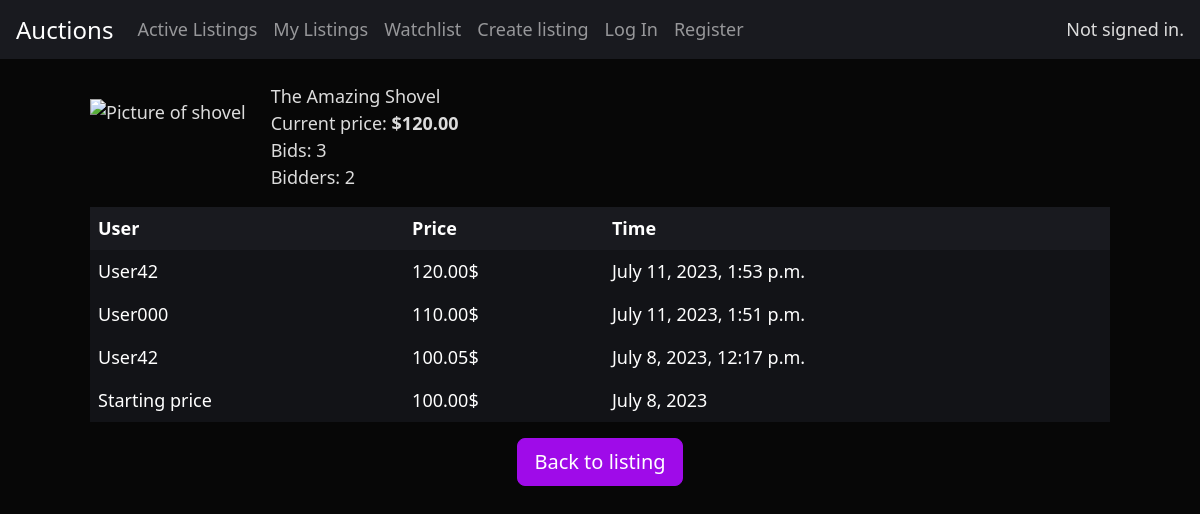
/1/bids, run on the app's committed database.
### auctions/models.py (models this page shows, shortened)
class Listing(models.Model):
    owner = models.ForeignKey(User, on_delete=models.CASCADE, related_name="owner")
    title = models.CharField(max_length=64)
    description = models.TextField()
    start_bid = models.DecimalField(max_digits=20, decimal_places=2)
    image = models.URLField(max_length=256)
    bids = models.ManyToManyField(Bid, blank=True, related_name="bids")
    time = models.OneToOneField(Time, on_delete=models.SET_NULL, null=True)
    condition = models.CharField(
        max_length=16, null=True, choices=CONDITION_CHOICES
    )
    category = models.CharField(
        max_length=32, default=None, null=True, blank=True, choices=CATEGORY_CHOICES
    )
    active_status = models.CharField(
        max_length=16, default="active", choices=STATUS_CHOICES
    )
    watchlist = models.ManyToManyField(User, blank=True, related_name="watching_users")
    comments = models.ManyToManyField(Comment, blank=True, related_name="comments")
    winner = models.OneToOneField(
        User, on_delete=models.SET_NULL, blank=True, null=True, default=None
    )

class Bid(models.Model):
    price = models.DecimalField(max_digits=10, decimal_places=2)
    time = models.DateTimeField(auto_now=True)
    user = models.ForeignKey(User, on_delete=models.CASCADE, related_name="user")

class User(AbstractUser):
    pass

class Time(models.Model):
    update_time = models.DateField(auto_now=True)
    creation_time = models.DateField(auto_now=True)

### auctions/views.py (the view)
# urls.py: path("<int:listing_id>/bids", views.bids, name="bids"),
def bids(request, listing_id):
    if request.method == "GET":
        listing = Listing.objects.get(pk=listing_id)
        bids = listing.bids.all().order_by('-price')
        return render(request, "auctions/bids.html", {
            "bids": bids,
            "listing": listing,
            "bidders": listing.bids.values('user').distinct().count(),
        })

### auctions/templates/auctions/bids.html
{% extends 'auctions/layout.html' %}
{% block body %}
<div class="mx-lg-5">
    <section class="row g-3 mt-3">
        {% if listing.image %}
            <div class="col-sm-3 col-md-2">
                {% include "auctions/helpers/image_listing.html" %}
            </div>
        {% endif %}
        <div class="px-3 col d-flex align-items-center m-0">
            <div>
                <div>
                    {{ listing.title }}
                </div>
                <div>
                    Current price:
                    <strong>
                        {% if bids.exists %}
                        ${{ bids.first.price }}
                        {% else %}
                        ${{ listing.start_bid }}
                        {% endif %}
                    </strong>
                </div>
                <div>Bids: {{ bids.count }}</div>
                <div>Bidders: {{ bidders }}</div>
            </div>
        </div>
    </section>
    <section class="mt-3">
        <table class="table table-borderless table-dark">
            <thead>
                <tr>
                    <th class="bg-accent">User</th>
                    <th class="bg-accent">Price</th>
                    <th class="bg-accent">Time</th>
                </tr>
            </thead>
            {% for bid in bids %}
                <tr>
                    <td class="bg-secondary">{{ bid.user.username }}</td>
                    <td class="bg-secondary">{{ bid.price }}$</td>
                    <td class="bg-secondary">{{ bid.time }}</td>
                </tr>
            {% endfor %}
            <tr>
                <td class="bg-secondary">Starting price</td>
                <td class="bg-secondary">{{ listing.start_bid }}$</td>
                <td class="bg-secondary">{{ listing.time.creation_time }}</td>
            </tr>
        </table>
    </section>
    <div class="d-flex justify-content-center">
        <a href="{% url 'listing' listing.id %}" class="btn btn-lg btn-purple">Back to listing</a>
    </div>
</div>
{% endblock body %}

### data on the page
Listing: title "The Amazing Shovel", start_bid "100.00", time.creation_time "July 8, 2023"
Bid: first.price "120.00", user.username "User42", price "120.00", time "July 11, 2023, 1:53 p.m."
Bid: user.username "User000", price "110.00", time "July 11, 2023, 1:51 p.m."
Bid: user.username "User42", price "100.05", time "July 8, 2023, 12:17 p.m."

### other printed values
{{ bids.count }} "3"
{{ bidders }} "2"
